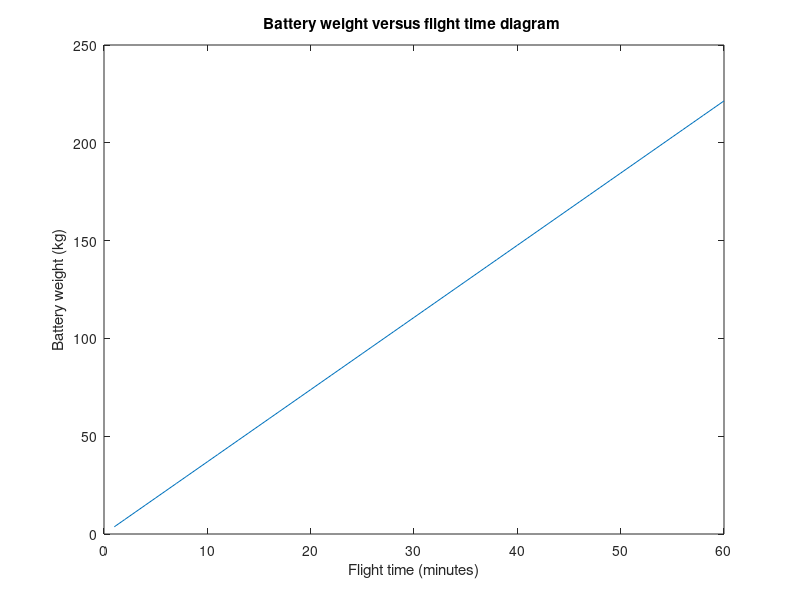

The MATLAB script that drew this image:
clear
clc

%% Mass and volume calculation for the battery system
Pm = 12330; % potencia 1 motor [W]
N = 8; % number of motors
Pmot=Pm*N; % total power for the motors
Pav = 1000; %[W] ??


Ft_min= 1:1:60; %Flight time [min]
Ft = Ft_min/60; %Flight time [h]

Emot = Pmot*Ft; %[Wh]
Eav = Pav*Ft; %[Wh]
E = (Emot+Eav)/1000; %[kWh]

%% Amprius cells data
P_W = 450 ; % power/weight ratio[Wh/kg]

P_Vol = 1250e3; % energy density [Wh/L]


%% Calculations
%Masses
Mmot = Emot/P_W; % mass of the battery system for the motors [kg]
Mav = Eav/P_W; % mass of the battery system for the avionics [kg]

%Volumes
Vmot = Emot/P_Vol; % volume of the battery system for the motors [m^3]
Vav = Eav/P_Vol;  % volume of the battery system for the avionics [m^3]
Vmot_l = Vmot*1000; % volume of the battery system for the motors [l]
Vav_l = Vav*1000; % volume of the battery system for the avionics [l]

%Cubical dimensions approx
cube_side = nthroot(Vmot, 3)*100; % side of a cube that contains the batteries [cm]

%% Plot
plot(Ft_min,Mmot+Mav);
xlabel('Flight time (minutes)');
ylabel('Battery weight (kg)');
title('Battery weight versus flight time diagram ')

coefs = polyfit(Ft_min,Mmot+Mav,1);
pendent = coefs(1);


%% Flight time / payload graph
MTOW = 518.75; %[kg]
PL = 1:1:200; %[kg]
BAT = 140; %[kg]
OEW_nobat = 178; %[kg]




% % Size calculation
% zmax = 0.2; % allowed depth for the motor battery system [m]
% area_mot = Vmot/zmax; % alllowed area for the motor battery system [m^2]
% x_mot = sqrt(area_mot); 
% x_mot_div=x/8; % size battery system cases for the motors
% 
% zav = 0.1; % allowed depth for the avionics battery system [m]
% area_av = ; % alllowed area for the avionics battery system [m^2]
% x_av = sqrt(area_av); % size battery system case for the avionics





% syms xmot ymot xav yav
% 
% eq1 = Vmot == zmax*xmot*ymot;
% eq2 = 2*xmot + 2*ymot == P; 
% %eq3 = Vav == zav*xav*yav;
% %eq4 = 2*xav + 2*yav == P_av; 
% [sol1, sol2, sol3, sol4] = vpasolve([eq1 eq2 eq3 eq4], [xmot ymot xav yav]) ;
% xmot_sol = sol1;
% ymot_sol = sol2;
% %xav_sol = sol3;
% %yav_sol = sol4;
















